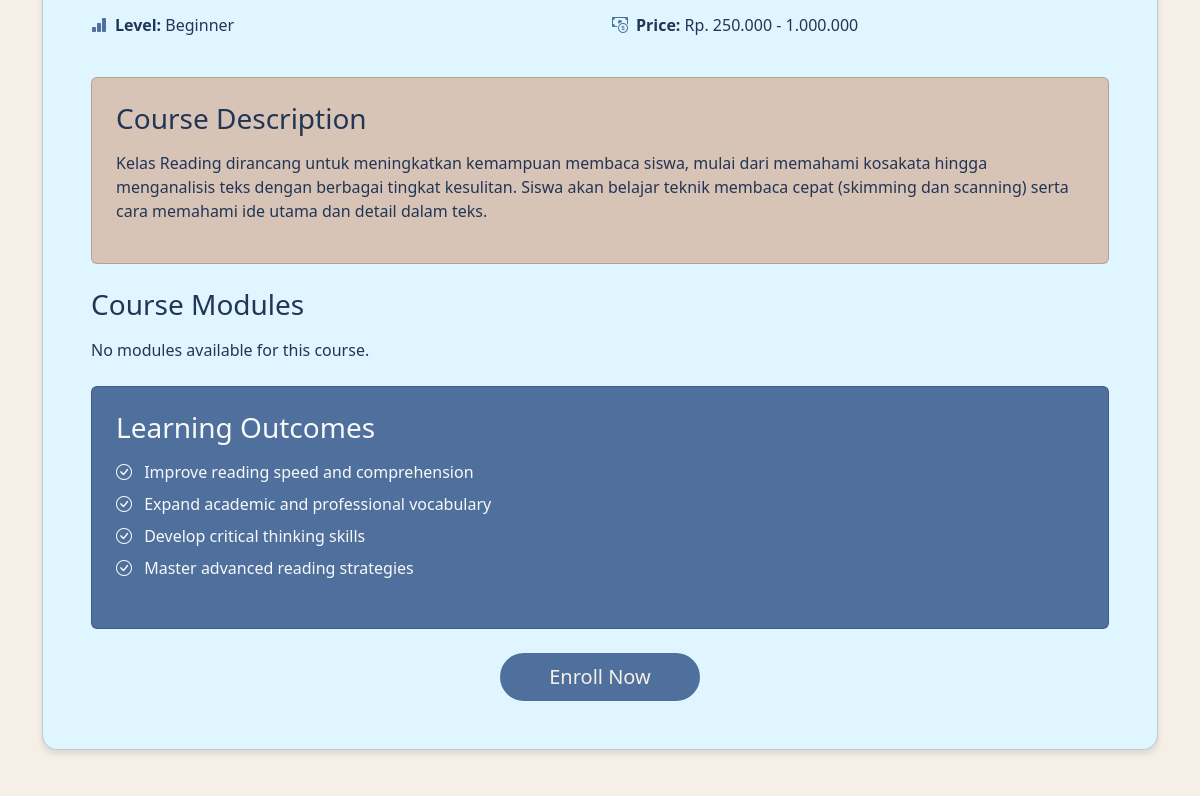
The page /course/lms/1/ (signed in, middle part) on the database as committed earlier.
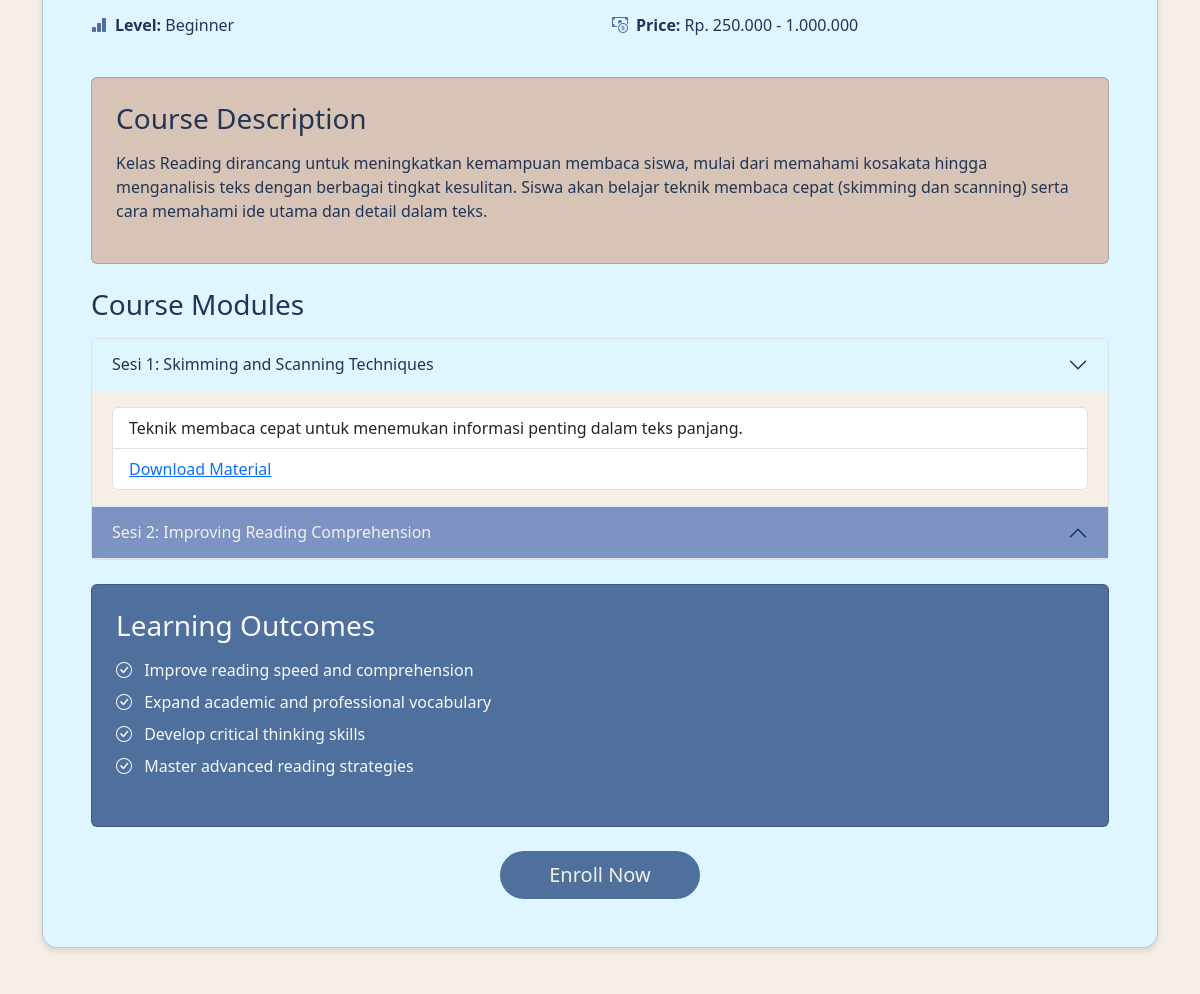
The same page on the database as committed later.
### lms/models.py (models this page shows, shortened)
class Material(models.Model):
    course = models.ForeignKey(Course, related_name='materials', on_delete=models.CASCADE)
    title = models.CharField(max_length=255)
    description = models.TextField()
    file = models.FileField(upload_to='course_materials/')

### lms/views.py (the view)
# urls.py: path('lms/<int:course_id>/', views.course_detail, name='course_detail'),
def course_detail(request, course_id):
    course = get_object_or_404(Course, id=course_id)
    materials = Material.objects.filter(course=course)
    return render(request, 'courses/course_detail.html', {
        'course': course,
        'materials': materials
    })

### classPage/context_processors.py (called while the page is built)
def global_testimonials(request):
    return {
        'global_testimonials': Testimonial.objects.all()
    }

### templates/courses/course_detail.html (shortened to what the changed rows need)
{%extends 'base.html'%}
{%load static%}
{%block content%}
{% load humanize %}
<body class="bg-light1">
    <div class="container py-5">
        <div class="row">
            <div class="col-lg-12 ">
                <div class="card course-details-card bg-snow">
                    <div class="card-body p-5">
                        <div class="mb-4">
                            <div class="accordion" id="courseModules">
                                {% for module in course.materials.all %}
                                    <div class="accordion-item bg-light1">
                                        <h2 class="accordion-header" id="heading{{ forloop.counter }}">
                                            <button class="accordion-button {% if forloop.first %}collapsed{% endif %}" type="button" data-bs-toggle="collapse" data-bs-target="#collapse{{ forloop.counter }}">
                                                {{ module.title }}
                                            </button>
                                        </h2>
                                        <div id="collapse{{ forloop.counter }}" class="accordion-collapse collapse {% if forloop.first %}show{% endif %}" data-bs-parent="#courseModules">
                                            <div class="accordion-body">
                                                <ul class="list-group">
                                                    <li class="list-group-item">{{ module.description }}</li>
                                                    <li class="list-group-item"><a href="{{ module.file.url }}" download>Download Material</a></li>
                                                </ul>
                                            </div>
                                        </div>
                                    </div>
                                {% empty %}
                                    <p>No modules available for this course.</p>
                                {% endfor %}
                            </div>
                        </div>
                    </div>
                </div>
            </div>
        </div>
    </div>
</body>
{%endblock content%}

Rows that differ between the two databases and show on the page:
added Material: title "Sesi 1: Skimming and Scanning Techniques", description "Teknik membaca cepat untuk menemukan informasi penting dalam teks panjang."
added Material: title "Sesi 2: Improving Reading Comprehension"
Other text that changed with them:
text no longer shown: "No modules available for this course."
